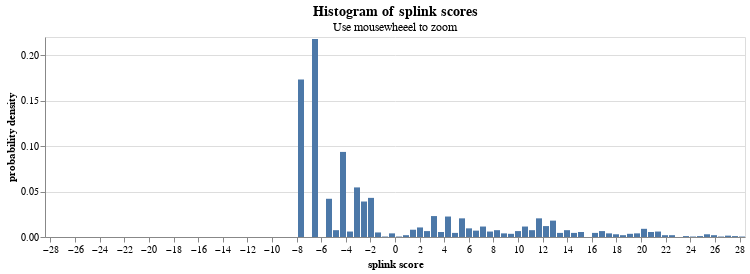

Notebook source saved alongside this figure:
### Markdown cell above
We can plot a histogram of the splink match probility.  This chart shows that, for the majority of record comparisons, the match score is estimated to be close to 0 or 1.  This indicates that there are few pairs of records where we are unsure whether it's a match or not.

### Code cell
from splink.diagnostics import splink_score_histogram
splink_score_histogram(df_e, spark, 100, "match_weight", symmetric=True)

### Figure 1 — Vega-Lite specification as saved in the notebook (floating-point values rounded to 4 significant figures)
{"$schema": "https://vega.github.io/schema/vega-lite/v4.8.1.json", "config": {"title": {"fontSize": 14}, "view": {"continuousHeight": 300, "continuousWidth": 400}}, "data": {"name": "data-cd30fe28dec1a7a74947cba6a2cbb9fc"}, "datasets": {"data-cd30fe28dec1a7a74947cba6a2cbb9fc": [{"binwidth": 0.5689, "count_rows": 0, "freqdensity": 0, "normalised": 0, "splink_score_bin_high": -27.88, "splink_score_bin_low": -28.45}, {"binwidth": 0.5689, "count_rows": 0, "freqdensity": 0, "normalised": 0, "splink_score_bin_high": -27.31, "splink_score_bin_low": -27.88}, {"binwidth": 0.5689, "count_rows": 0, "freqdensity": 0, "normalised": 0, "splink_score_bin_high": -26.74, "splink_score_bin_low": -27.31}, {"binwidth": 0.5689, "count_rows": 0, "freqdensity": 0, "normalised": 0, "splink_score_bin_high": -26.17, "splink_score_bin_low": -26.74}, {"binwidth": 0.5689, "count_rows": 0, "freqdensity": 0, "normalised": 0, "splink_score_bin_high": -25.6, "splink_score_bin_low": -26.17}, {"binwidth": 0.5689, "count_rows": 0, "freqdensity": 0, "normalised": 0, "splink_score_bin_high": -25.03, "splink_score_bin_low": -25.6}, {"binwidth": 0.5689, "count_rows": 0, "freqdensity": 0, "normalised": 0, "splink_score_bin_high": -24.46, "splink_score_bin_low": -25.03}, {"binwidth": 0.5689, "count_rows": 0, "freqdensity": 0, "normalised": 0, "splink_score_bin_high": -23.89, "splink_score_bin_low": -24.46}, {"binwidth": 0.5689, "count_rows": 0, "freqdensity": 0, "normalised": 0, "splink_score_bin_high": -23.33, "splink_score_bin_low": -23.89}, {"binwidth": 0.5689, "count_rows": 0, "freqdensity": 0, "normalised": 0, "splink_score_bin_high": -22.76, "splink_score_bin_low": -23.33}, {"binwidth": 0.5689, "count_rows": 0, "freqdensity": 0, "normalised": 0, "splink_score_bin_high": -22.19, "splink_score_bin_low": -22.76}, {"binwidth": 0.5689, "count_rows": 0, "freqdensity": 0, "normalised": 0, "splink_score_bin_high": -21.62, "splink_score_bin_low": -22.19}, {"binwidth": 0.5689, "count_rows": 0, "freqdensity": 0, "normalised": 0, "splink_score_bin_high": -21.05, "splink_score_bin_low": -21.62}, {"binwidth": 0.5689, "count_rows": 0, "freqdensity": 0, "normalised": 0, "splink_score_bin_high": -20.48, "splink_score_bin_low": -21.05}, {"binwidth": 0.5689, "count_rows": 0, "freqdensity": 0, "normalised": 0, "splink_score_bin_high": -19.91, "splink_score_bin_low": -20.48}, {"binwidth": 0.5689, "count_rows": 0, "freqdensity": 0, "normalised": 0, "splink_score_bin_high": -19.34, "splink_score_bin_low": -19.91}, {"binwidth": 0.5689, "count_rows": 0, "freqdensity": 0, "normalised": 0, "splink_score_bin_high": -18.77, "splink_score_bin_low": -19.34}, {"binwidth": 0.5689, "count_rows": 0, "freqdensity": 0, "normalised": 0, "splink_score_bin_high": -18.21, "splink_score_bin_low": -18.77}, {"binwidth": 0.5689, "count_rows": 0, "freqdensity": 0, "normalised": 0, "splink_score_bin_high": -17.64, "splink_score_bin_low": -18.21}, {"binwidth": 0.5689, "count_rows": 0, "freqdensity": 0, "normalised": 0, "splink_score_bin_high": -17.07, "splink_score_bin_low": -17.64}, {"binwidth": 0.5689, "count_rows": 0, "freqdensity": 0, "normalised": 0, "splink_score_bin_high": -16.5, "splink_score_bin_low": -17.07}, {"binwidth": 0.5689, "count_rows": 0, "freqdensity": 0, "normalised": 0, "splink_score_bin_high": -15.93, "splink_score_bin_low": -16.5}, {"binwidth": 0.5689, "count_rows": 0, "freqdensity": 0, "normalised": 0, "splink_score_bin_high": -15.36, "splink_score_bin_low": -15.93}, {"binwidth": 0.5689, "count_rows": 0, "freqdensity": 0, "normalised": 0, "splink_score_bin_high": -14.79, "splink_score_bin_low": -15.36}, {"binwidth": 0.5689, "count_rows": 0, "freqdensity": 0, "normalised": 0, "splink_score_bin_high": -14.22, "splink_score_bin_low": -14.79}, {"binwidth": 0.5689, "count_rows": 0, "freqdensity": 0, "normalised": 0, "splink_score_bin_high": -13.65, "splink_score_bin_low": -14.22}, {"binwidth": 0.5689, "count_rows": 0, "freqdensity": 0, "normalised": 0, "splink_score_bin_high": -13.09, "splink_score_bin_low": -13.65}, {"binwidth": 0.5689, "count_rows": 0, "freqdensity": 0, "normalised": 0, "splink_score_bin_high": -12.52, "splink_score_bin_low": -13.09}, {"binwidth": 0.5689, "count_rows": 0, "freqdensity": 0, "normalised": 0, "splink_score_bin_high": -11.95, "splink_score_bin_low": -12.52}, {"binwidth": 0.5689, "count_rows": 0, "freqdensity": 0, "normalised": 0, "splink_score_bin_high": -11.38, "splink_score_bin_low": -11.95}, {"binwidth": 0.5689, "count_rows": 0, "freqdensity": 0, "normalised": 0, "splink_score_bin_high": -10.81, "splink_score_bin_low": -11.38}, {"binwidth": 0.5689, "count_rows": 0, "freqdensity": 0, "normalised": 0, "splink_score_bin_high": -10.24, "splink_score_bin_low": -10.81}, {"binwidth": 0.5689, "count_rows": 0, "freqdensity": 0, "normalised": 0, "splink_score_bin_high": -9.672, "splink_score_bin_low": -10.24}, {"binwidth": 0.5689, "count_rows": 0, "freqdensity": 0, "normalised": 0, "splink_score_bin_high": -9.103, "splink_score_bin_low": -9.672}, {"binwidth": 0.5689, "count_rows": 0, "freqdensity": 0, "normalised": 0, "splink_score_bin_high": -8.534, "splink_score_bin_low": -9.103}, {"binwidth": 0.5689, "count_rows": 0, "freqdensity": 0, "normalised": 0, "splink_score_bin_high": -7.965, "splink_score_bin_low": -8.534}, {"binwidth": 0.5689, "count_rows": 346, "freqdensity": 608.2, "normalised": 0.1732, "splink_score_bin_high": -7.396, "splink_score_bin_low": -7.965}, {"binwidth": 0.5689, "count_rows": 0, "freqdensity": 0, "normalised": 0, "splink_score_bin_high": -6.827, "splink_score_bin_low": -7.396}, {"binwidth": 0.5689, "count_rows": 435, "freqdensity": 764.6, "normalised": 0.2177, "splink_score_bin_high": -6.258, "splink_score_bin_low": -6.827}, {"binwidth": 0.5689, "count_rows": 0, "freqdensity": 0, "normalised": 0, "splink_score_bin_high": -5.689, "splink_score_bin_low": -6.258}, {"binwidth": 0.5689, "count_rows": 84, "freqdensity": 147.6, "normalised": 0.04204, "splink_score_bin_high": -5.12, "splink_score_bin_low": -5.689}, {"binwidth": 0.5689, "count_rows": 15, "freqdensity": 26.37, "normalised": 0.007508, "splink_score_bin_high": -4.551, "splink_score_bin_low": -5.12}, {"binwidth": 0.5689, "count_rows": 187, "freqdensity": 328.7, "normalised": 0.09359, "splink_score_bin_high": -3.982, "splink_score_bin_low": -4.551}, {"binwidth": 0.5689, "count_rows": 12, "freqdensity": 21.09, "normalised": 0.006006, "splink_score_bin_high": -3.414, "splink_score_bin_low": -3.982}, {"binwidth": 0.5689, "count_rows": 109, "freqdensity": 191.6, "normalised": 0.05455, "splink_score_bin_high": -2.845, "splink_score_bin_low": -3.414}, {"binwidth": 0.5689, "count_rows": 78, "freqdensity": 137.1, "normalised": 0.03904, "splink_score_bin_high": -2.276, "splink_score_bin_low": -2.845}, {"binwidth": 0.5689, "count_rows": 86, "freqdensity": 151.2, "normalised": 0.04304, "splink_score_bin_high": -1.707, "splink_score_bin_low": -2.276}, {"binwidth": 0.5689, "count_rows": 10, "freqdensity": 17.58, "normalised": 0.005005, "splink_score_bin_high": -1.138, "splink_score_bin_low": -1.707}, {"binwidth": 0.5689, "count_rows": 1, "freqdensity": 1.758, "normalised": 0.0005005, "splink_score_bin_high": -0.5689, "splink_score_bin_low": -1.138}, {"binwidth": 0.5689, "count_rows": 8, "freqdensity": 14.06, "normalised": 0.004004, "splink_score_bin_high": 0, "splink_score_bin_low": -0.5689}, {"binwidth": 0.5689, "count_rows": 1, "freqdensity": 1.758, "normalised": 0.0005005, "splink_score_bin_high": 0.5689, "splink_score_bin_low": 0}, {"binwidth": 0.5689, "count_rows": 4, "freqdensity": 7.031, "normalised": 0.002002, "splink_score_bin_high": 1.138, "splink_score_bin_low": 0.5689}, {"binwidth": 0.5689, "count_rows": 16, "freqdensity": 28.12, "normalised": 0.008008, "splink_score_bin_high": 1.707, "splink_score_bin_low": 1.138}, {"binwidth": 0.5689, "count_rows": 21, "freqdensity": 36.91, "normalised": 0.01051, "splink_score_bin_high": 2.276, "splink_score_bin_low": 1.707}, {"binwidth": 0.5689, "count_rows": 13, "freqdensity": 22.85, "normalised": 0.006507, "splink_score_bin_high": 2.845, "splink_score_bin_low": 2.276}, {"binwidth": 0.5689, "count_rows": 46, "freqdensity": 80.85, "normalised": 0.02302, "splink_score_bin_high": 3.414, "splink_score_bin_low": 2.845}, {"binwidth": 0.5689, "count_rows": 11, "freqdensity": 19.33, "normalised": 0.005506, "splink_score_bin_high": 3.982, "splink_score_bin_low": 3.414}, {"binwidth": 0.5689, "count_rows": 45, "freqdensity": 79.1, "normalised": 0.02252, "splink_score_bin_high": 4.551, "splink_score_bin_low": 3.982}, {"binwidth": 0.5689, "count_rows": 9, "freqdensity": 15.82, "normalised": 0.004505, "splink_score_bin_high": 5.12, "splink_score_bin_low": 4.551}, {"binwidth": 0.5689, "count_rows": 41, "freqdensity": 72.07, "normalised": 0.02052, "splink_score_bin_high": 5.689, "splink_score_bin_low": 5.12}, {"binwidth": 0.5689, "count_rows": 19, "freqdensity": 33.4, "normalised": 0.00951, "splink_score_bin_high": 6.258, "splink_score_bin_low": 5.689}, {"binwidth": 0.5689, "count_rows": 14, "freqdensity": 24.61, "normalised": 0.007007, "splink_score_bin_high": 6.827, "splink_score_bin_low": 6.258}, {"binwidth": 0.5689, "count_rows": 23, "freqdensity": 40.43, "normalised": 0.01151, "splink_score_bin_high": 7.396, "splink_score_bin_low": 6.827}, {"binwidth": 0.5689, "count_rows": 12, "freqdensity": 21.09, "normalised": 0.006006, "splink_score_bin_high": 7.965, "splink_score_bin_low": 7.396}, {"binwidth": 0.5689, "count_rows": 15, "freqdensity": 26.37, "normalised": 0.007508, "splink_score_bin_high": 8.534, "splink_score_bin_low": 7.965}, {"binwidth": 0.5689, "count_rows": 8, "freqdensity": 14.06, "normalised": 0.004004, "splink_score_bin_high": 9.103, "splink_score_bin_low": 8.534}, {"binwidth": 0.5689, "count_rows": 7, "freqdensity": 12.3, "normalised": 0.003504, "splink_score_bin_high": 9.672, "splink_score_bin_low": 9.103}, {"binwidth": 0.5689, "count_rows": 13, "freqdensity": 22.85, "normalised": 0.006507, "splink_score_bin_high": 10.24, "splink_score_bin_low": 9.672}, {"binwidth": 0.5689, "count_rows": 23, "freqdensity": 40.43, "normalised": 0.01151, "splink_score_bin_high": 10.81, "splink_score_bin_low": 10.24}, {"binwidth": 0.5689, "count_rows": 15, "freqdensity": 26.37, "normalised": 0.007508, "splink_score_bin_high": 11.38, "splink_score_bin_low": 10.81}, {"binwidth": 0.5689, "count_rows": 41, "freqdensity": 72.07, "normalised": 0.02052, "splink_score_bin_high": 11.95, "splink_score_bin_low": 11.38}, {"binwidth": 0.5689, "count_rows": 24, "freqdensity": 42.19, "normalised": 0.01201, "splink_score_bin_high": 12.52, "splink_score_bin_low": 11.95}, {"binwidth": 0.5689, "count_rows": 36, "freqdensity": 63.28, "normalised": 0.01802, "splink_score_bin_high": 13.09, "splink_score_bin_low": 12.52}, {"binwidth": 0.5689, "count_rows": 9, "freqdensity": 15.82, "normalised": 0.004505, "splink_score_bin_high": 13.65, "splink_score_bin_low": 13.09}, {"binwidth": 0.5689, "count_rows": 15, "freqdensity": 26.37, "normalised": 0.007508, "splink_score_bin_high": 14.22, "splink_score_bin_low": 13.65}, {"binwidth": 0.5689, "count_rows": 9, "freqdensity": 15.82, "normalised": 0.004505, "splink_score_bin_high": 14.79, "splink_score_bin_low": 14.22}, {"binwidth": 0.5689, "count_rows": 11, "freqdensity": 19.33, "normalised": 0.005506, "splink_score_bin_high": 15.36, "splink_score_bin_low": 14.79}, {"binwidth": 0.5689, "count_rows": 0, "freqdensity": 0, "normalised": 0, "splink_score_bin_high": 15.93, "splink_score_bin_low": 15.36}, {"binwidth": 0.5689, "count_rows": 9, "freqdensity": 15.82, "normalised": 0.004505, "splink_score_bin_high": 16.5, "splink_score_bin_low": 15.93}, {"binwidth": 0.5689, "count_rows": 13, "freqdensity": 22.85, "normalised": 0.006507, "splink_score_bin_high": 17.07, "splink_score_bin_low": 16.5}, {"binwidth": 0.5689, "count_rows": 8, "freqdensity": 14.06, "normalised": 0.004004, "splink_score_bin_high": 17.64, "splink_score_bin_low": 17.07}, {"binwidth": 0.5689, "count_rows": 6, "freqdensity": 10.55, "normalised": 0.003003, "splink_score_bin_high": 18.21, "splink_score_bin_low": 17.64}, {"binwidth": 0.5689, "count_rows": 4, "freqdensity": 7.031, "normalised": 0.002002, "splink_score_bin_high": 18.77, "splink_score_bin_low": 18.21}, {"binwidth": 0.5689, "count_rows": 7, "freqdensity": 12.3, "normalised": 0.003504, "splink_score_bin_high": 19.34, "splink_score_bin_low": 18.77}, {"binwidth": 0.5689, "count_rows": 8, "freqdensity": 14.06, "normalised": 0.004004, "splink_score_bin_high": 19.91, "splink_score_bin_low": 19.34}, {"binwidth": 0.5689, "count_rows": 18, "freqdensity": 31.64, "normalised": 0.009009, "splink_score_bin_high": 20.48, "splink_score_bin_low": 19.91}, {"binwidth": 0.5689, "count_rows": 11, "freqdensity": 19.33, "normalised": 0.005506, "splink_score_bin_high": 21.05, "splink_score_bin_low": 20.48}, {"binwidth": 0.5689, "count_rows": 12, "freqdensity": 21.09, "normalised": 0.006006, "splink_score_bin_high": 21.62, "splink_score_bin_low": 21.05}, {"binwidth": 0.5689, "count_rows": 4, "freqdensity": 7.031, "normalised": 0.002002, "splink_score_bin_high": 22.19, "splink_score_bin_low": 21.62}, {"binwidth": 0.5689, "count_rows": 4, "freqdensity": 7.031, "normalised": 0.002002, "splink_score_bin_high": 22.76, "splink_score_bin_low": 22.19}, {"binwidth": 0.5689, "count_rows": 0, "freqdensity": 0, "normalised": 0, "splink_score_bin_high": 23.33, "splink_score_bin_low": 22.76}, {"binwidth": 0.5689, "count_rows": 2, "freqdensity": 3.515, "normalised": 0.001001, "splink_score_bin_high": 23.89, "splink_score_bin_low": 23.33}, {"binwidth": 0.5689, "count_rows": 1, "freqdensity": 1.758, "normalised": 0.0005005, "splink_score_bin_high": 24.46, "splink_score_bin_low": 23.89}, {"binwidth": 0.5689, "count_rows": 2, "freqdensity": 3.515, "normalised": 0.001001, "splink_score_bin_high": 25.03, "splink_score_bin_low": 24.46}, {"binwidth": 0.5689, "count_rows": 6, "freqdensity": 10.55, "normalised": 0.003003, "splink_score_bin_high": 25.6, "splink_score_bin_low": 25.03}, {"binwidth": 0.5689, "count_rows": 4, "freqdensity": 7.031, "normalised": 0.002002, "splink_score_bin_high": 26.17, "splink_score_bin_low": 25.6}, {"binwidth": 0.5689, "count_rows": 1, "freqdensity": 1.758, "normalised": 0.0005005, "splink_score_bin_high": 26.74, "splink_score_bin_low": 26.17}, {"binwidth": 0.5689, "count_rows": 3, "freqdensity": 5.273, "normalised": 0.001502, "splink_score_bin_high": 27.31, "splink_score_bin_low": 26.74}, {"binwidth": 0.5689, "count_rows": 2, "freqdensity": 3.515, "normalised": 0.001001, "splink_score_bin_high": 27.88, "splink_score_bin_low": 27.31}, {"binwidth": 0.5689, "count_rows": 1, "freqdensity": 1.758, "normalised": 0.0005005, "splink_score_bin_high": 28.45, "splink_score_bin_low": 27.88}]}, "encoding": {"tooltip": [{"field": "count_rows", "title": "count", "type": "quantitative"}], "x": {"axis": {"title": "splink score"}, "bin": "binned", "field": "splink_score_bin_low", "type": "quantitative"}, "x2": {"field": "splink_score_bin_high"}, "y": {"axis": {"title": "probability density"}, "field": "normalised", "type": "quantitative"}}, "height": 200, "mark": "bar", "selection": {"selector076": {"bind": "scales", "encodings": ["y"], "type": "interval"}}, "title": {"subtitle": "Use mousewheeel to zoom", "text": "Histogram of splink scores"}, "width": 700}
